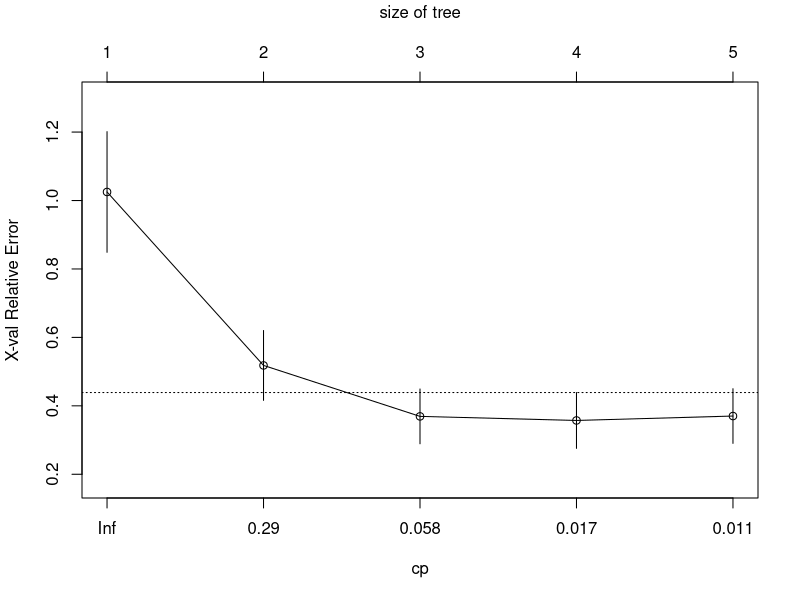
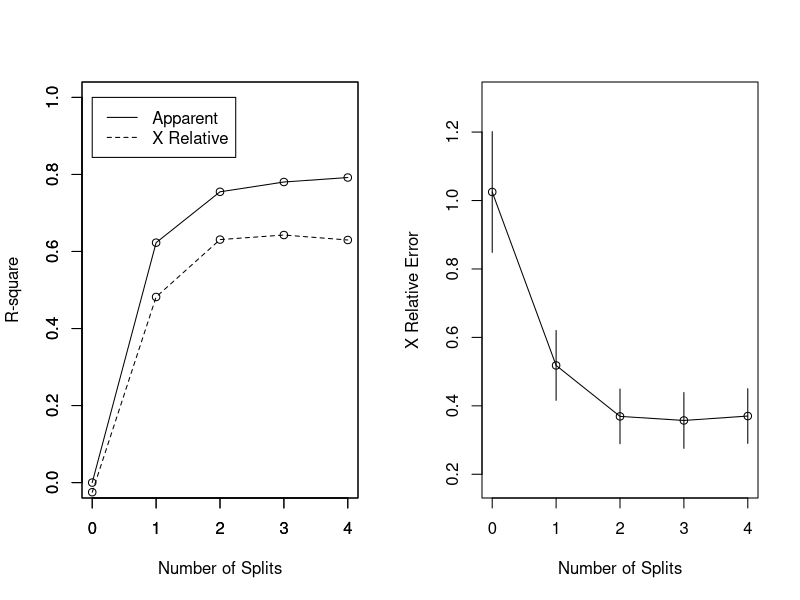
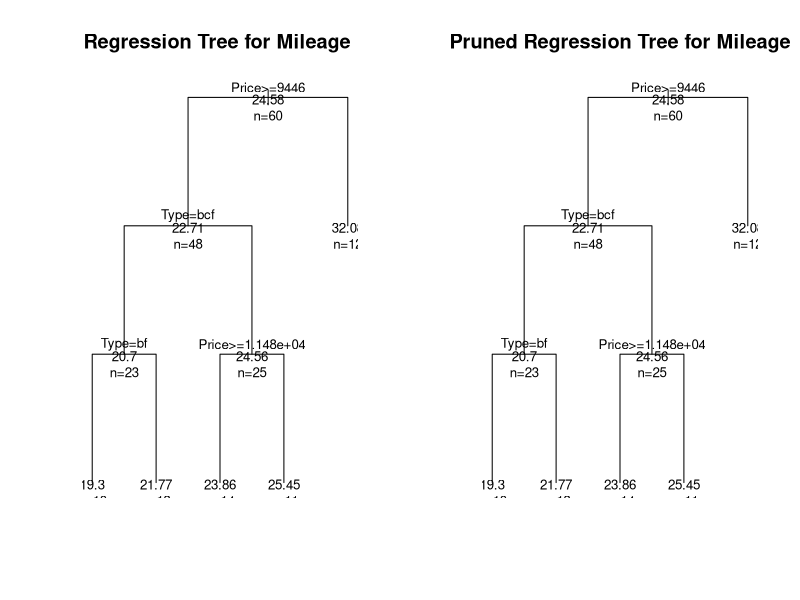

Source code (R) for these figures, in order:
#
# Author: Kelly Chan
# Date  : Aug 7 2013
#
# Project: Regression Tree
#
#--------------------------------------------------------------------------#

setwd("G:\\eclipseWorkspace\\R\\DMalgorithms")

# Regression Tree Example
library(rpart)

# grow tree 
fit <- rpart(Mileage~Price + Country + Reliability + Type, method="anova", 
		                                                   data=cu.summary)

printcp(fit) # display the results 
plotcp(fit) # visualize cross-validation results 
summary(fit) # detailed summary of splits

# create additional plots 
par(mfrow=c(1,2)) # two plots on one page 
rsq.rpart(fit) # visualize cross-validation results  	

# plot tree 
plot(fit, uniform=TRUE, 
     	  main="Regression Tree for Mileage ")
text(fit, use.n=TRUE, all=TRUE, cex=.8)

# create attractive postcript plot of tree 
post(fit, file = "output\\regressionTree.ps", 
		  title = "Regression Tree for Mileage ")
  
# prune the tree 
pfit<- prune(fit, cp=0.01160389) # from cptable   
  
# plot the pruned tree 
plot(pfit, uniform=TRUE, 
		   main="Pruned Regression Tree for Mileage")
text(pfit, use.n=TRUE, all=TRUE, cex=.8)

post(pfit, file = "output\\pRegreesionTree.ps", 
		   title = "Pruned Regression Tree for Mileage")  